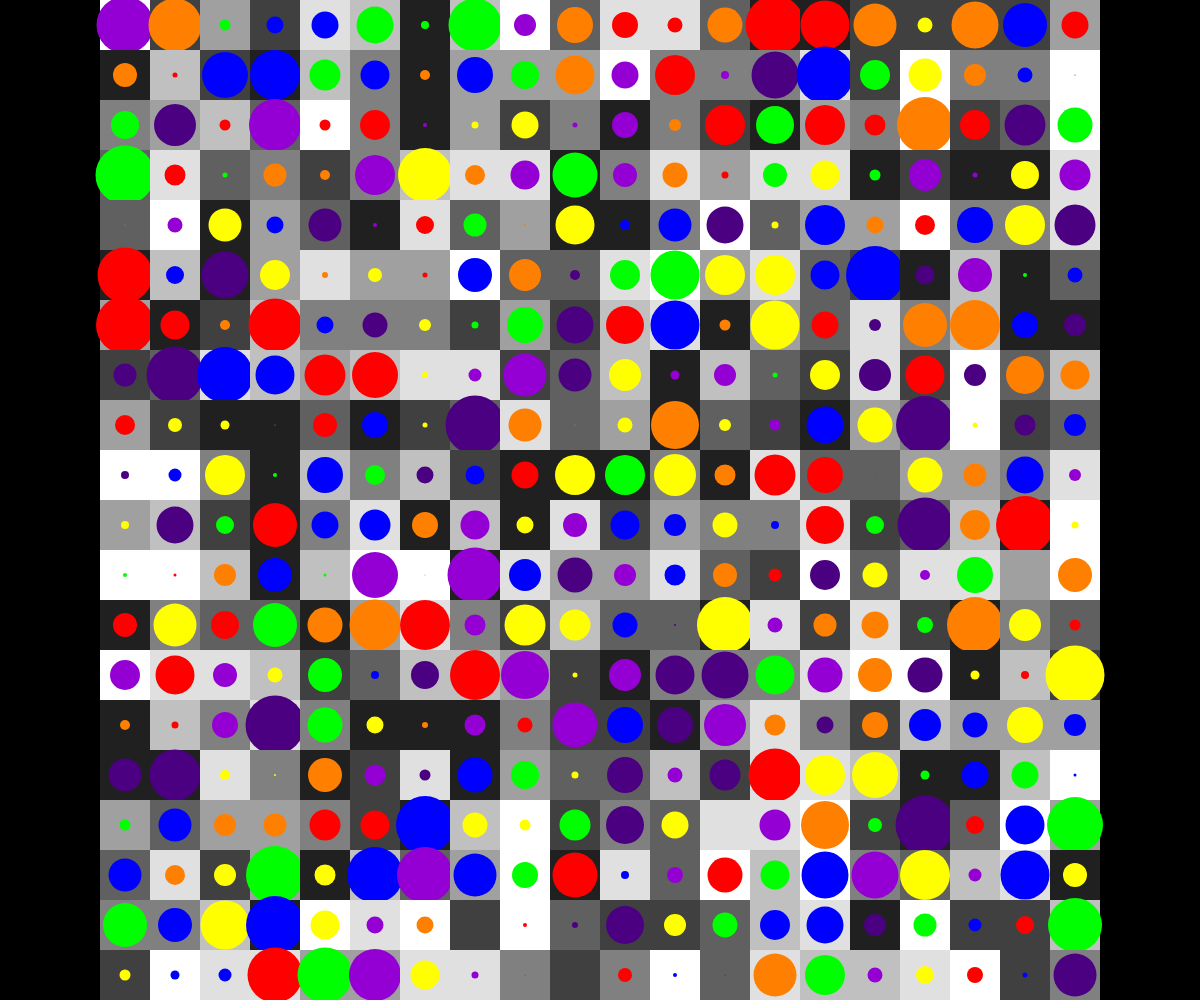
Frame 1 (no input)
Frame 60 (no input): identical to frame 1, image omitted
Frame 120 (the mouse pressed at the canvas centre since frame 60): identical to frame 1, image omitted

The p5.js sketch that drew this single still picture (run headless with seeded random() and noise() and a simulated clock; from frame 60 on, the mouse is pressed at the canvas centre):

// p5.js sketch
// ── sketch.js
// An homage to Victor Vasarely
// https://theartstack.com/artist/victor-vasarely/orion-mc

let frameSize, tileSize, tileWidth;

let tiles = [];
let shapes = [];

const tileGradient = [
  [32, 32, 32],
  [64, 64, 64],
  [96, 96, 96],
  [128, 128, 128],
  [160, 160, 160],
  [192, 192, 192],
  [224, 224, 224],
  [255, 255, 255]
];

const shapeColours = [
  [148, 0, 211],
  [75, 0, 130],
  [0, 0, 255],
  [0, 255, 0],
  [255, 255, 0],
  [255, 127, 0],
  [255, 0, 0]
];

function setup() {
  const c = createCanvas(windowWidth, windowHeight);
  canvas = c.canvas;
  background(0);

  frameSize = windowHeight;
  tilesPerSide = 20;
  tileSize = frameSize / tilesPerSide;
  totalTiles = tileSize * tileSize;

  let frameStartX = windowWidth / 2 - frameSize / 2;
  let frameStartY = 0;

  let tileStartX = frameStartX;
  let tileStartY = frameStartY;

  for (let i = 0; i < tilesPerSide; i++) {
    for (let j = 0; j < tilesPerSide; j++) {
      // let tileColour = tileGradient[(i + j) % tileGradient.length];
      let tileColour =
        tileGradient[Math.floor(Math.random() * tileGradient.length)];
      tile = new Tile(
        i * tileSize + frameStartX,
        j * tileSize + frameStartY,
        tileSize,
        color(tileColour)
      );
      tiles.push(tile);
      tile.display();
      tileStartX += tileSize;
      tileStartY += tileSize;
    }
  }
}

class Tile {
  constructor(x, y, size, colour) {
    this.x = x;
    this.y = y;
    this.size = size;
    this.colour = colour;
  }

  display() {
    noStroke();
    fill(this.colour);
    rect(this.x, this.y, this.size, this.size);
    let shapeX = this.x + this.size / 2;
    let shapeY = this.y + this.size / 2;
    let shapeSize = this.size - Math.floor(Math.random() * 100 + 10);
    let shapeColour =
      shapeColours[Math.floor(Math.random() * shapeColours.length)];
    let shape = new Shape(shapeX, shapeY, shapeSize, shapeColour);
    shapes.push(shape);
    shape.display();
  }
}

class Shape {
  constructor(x, y, size, colour) {
    this.x = x;
    this.y = y;
    this.size = size;
    this.colour = colour;
  }

  display() {
    noStroke();
    fill(this.colour);
    ellipseMode(CENTER);
    ellipse(this.x, this.y, this.size);
  }
}

function draw() {
  // put drawing code here
}
